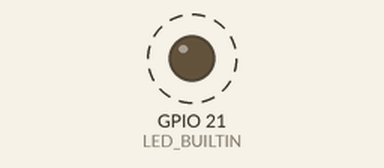
This sketch was run on a simulated Seeed XIAO ESP32-S3. On the bench: output pins drawn as LEDs (lit = HIGH). Dashed ring = blinking. The camera gives no picture; what the sketch prints to the serial monitor is not drawn.

Above: at 0.15 s.
Timing chart, 0 to 4.6 s (numbered marks = the images above):
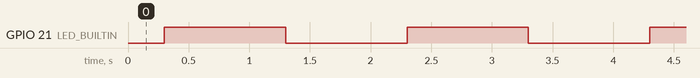

The sketch:

blinkLED_with_CameraWebHost_v4.ino
```cpp
#include "esp_camera.h"
#include <WiFi.h>
#include "esp_http_server.h"

// XIAO ESP32 S3 camera pins
#define PWDN_GPIO_NUM     -1
#define RESET_GPIO_NUM    -1
#define XCLK_GPIO_NUM     10
#define SIOD_GPIO_NUM     40
#define SIOC_GPIO_NUM     39
#define Y9_GPIO_NUM       48
#define Y8_GPIO_NUM       11
#define Y7_GPIO_NUM       12
#define Y6_GPIO_NUM       14
#define Y5_GPIO_NUM       16
#define Y4_GPIO_NUM       18
#define Y3_GPIO_NUM       17
#define Y2_GPIO_NUM       15
#define VSYNC_GPIO_NUM    38
#define HREF_GPIO_NUM     47
#define PCLK_GPIO_NUM     13

#define LED_BUILTIN 21


const char *ssid = "XIAO_Camera";
const char *password = "****";    //put your password here
httpd_handle_t camera_httpd = NULL;

static esp_err_t stream_handler(httpd_req_t *req) {
    camera_fb_t *fb = NULL;
    static const char *STREAM_CONTENT_TYPE = "multipart/x-mixed-replace;boundary=frame";
    static const char *STREAM_BOUNDARY = "--frame\r\n";
    static const char *STREAM_PART = "Content-Type: image/jpeg\r\n\r\n";

    httpd_resp_set_type(req, STREAM_CONTENT_TYPE);

    while (true) {
        fb = esp_camera_fb_get();
        if (!fb) {
            Serial.println("Camera error");
            continue;
        }
        httpd_resp_send_chunk(req, STREAM_BOUNDARY, strlen(STREAM_BOUNDARY));
        httpd_resp_send_chunk(req, STREAM_PART, strlen(STREAM_PART));
        httpd_resp_send_chunk(req, (const char *)fb->buf, fb->len);
        httpd_resp_send_chunk(req, "\r\n", 2);
        esp_camera_fb_return(fb);
    }
    return ESP_OK;
}

void startCameraServer() {
    httpd_config_t config = HTTPD_DEFAULT_CONFIG();
    httpd_uri_t uri_get = {
        .uri = "/stream",
        .method = HTTP_GET,
        .handler = stream_handler,
        .user_ctx = NULL};

    if (httpd_start(&camera_httpd, &config) == ESP_OK) {
        httpd_register_uri_handler(camera_httpd, &uri_get);
    }
}

void camera_task(void *pvParameters) {
    camera_config_t config;
    config.ledc_channel = LEDC_CHANNEL_0;
    config.ledc_timer = LEDC_TIMER_0;
    config.pin_d0 = Y2_GPIO_NUM;
    config.pin_d1 = Y3_GPIO_NUM;
    config.pin_d2 = Y4_GPIO_NUM;
    config.pin_d3 = Y5_GPIO_NUM;
    config.pin_d4 = Y6_GPIO_NUM;
    config.pin_d5 = Y7_GPIO_NUM;
    config.pin_d6 = Y8_GPIO_NUM;
    config.pin_d7 = Y9_GPIO_NUM;
    config.pin_xclk = XCLK_GPIO_NUM;
    config.pin_pclk = PCLK_GPIO_NUM;
    config.pin_vsync = VSYNC_GPIO_NUM;
    config.pin_href = HREF_GPIO_NUM;
    config.pin_sscb_sda = SIOD_GPIO_NUM;
    config.pin_sscb_scl = SIOC_GPIO_NUM;
    config.pin_pwdn = PWDN_GPIO_NUM;
    config.pin_reset = RESET_GPIO_NUM;

    /*Clock Frequency*/
    config.xclk_freq_hz = 20000000;  //20 MHz
    //config.xclk_freq_hz = 16000000;  //16 MHz

    /*Frame size*/
    //config.frame_size = FRAMESIZE_UXGA;  //15 fps, Image out size: 1632 x 1220 (UXGA)
    config.frame_size = FRAMESIZE_SVGA;    //30 fps, Image out size:  800 x 600 (SVGA)
    //config.frame_size = FRAMESIZE_CIF;     //60 fps, Image out size: 408 x 304 (CIF)

    /*Pixel format*/
    config.pixel_format = PIXFORMAT_JPEG;
    //config.pixel_format = PIXFORMAT_GRAYSCALE;
    //config.pixel_format = PIXFORMAT_YUV422;

    config.grab_mode = CAMERA_GRAB_WHEN_EMPTY;
    config.fb_location = CAMERA_FB_IN_PSRAM;
    config.jpeg_quality = 12;
    config.fb_count = 1;

    if (psramFound()) {
        config.jpeg_quality = 10;
        config.fb_count = 2;
        config.grab_mode = CAMERA_GRAB_LATEST;
    } else {
        config.frame_size = FRAMESIZE_SVGA;
        config.fb_location = CAMERA_FB_IN_DRAM;
    }

    if (esp_camera_init(&config) != ESP_OK) {
        Serial.println("Camera init failed!");
        vTaskDelete(NULL);
    }
    Serial.println("Camera init successful!");
    startCameraServer();
    vTaskDelete(NULL);
}

void wifi_task(void *pvParameters) {
    WiFi.softAP(ssid, password);
    Serial.println("WiFi created. Connect on:");
    Serial.println(WiFi.softAPIP());
    vTaskDelete(NULL);
}

void led_task(void *parameter) {
    // Setup start here
    pinMode(LED_BUILTIN, OUTPUT);
    // End of your setup

    // Loop function, run repeatedly
    for (;;) {
        int led = digitalRead(LED_BUILTIN);
        digitalWrite(LED_BUILTIN, !led);
        delay(1000);
    }
}

void setup() {
    Serial.begin(115200);

    xTaskCreatePinnedToCore(
        wifi_task,             // Task function
        "WiFi Task",           // Task name
        8192,                  // Stack size
        NULL,                  // Task input parameters
        1,                     // Task priority, be carefull when changing this
        NULL,                  // Task handle, add one if you want control over the task (resume or suspend the task)
        0                      // Core to run the task on
    );

    xTaskCreatePinnedToCore(
        camera_task,           // Task function
        "Camera Task",         // Task name
        8192,                  // Stack size
        NULL,                  // Task input parameters
        1,                     // Task priority, be carefull when changing this
        NULL,                  // Task handle, add one if you want control over the task (resume or suspend the task)
        1                      // Core to run the task on
    );

    xTaskCreatePinnedToCore(
        led_task,              // Task function
        "LED Task",            // Task name
        4096,                  // Stack size
        NULL,                  // Task input parameters
        1,                     // Task priority, be carefull when changing this
        NULL,                  // Task handle, add one if you want control over the task (resume or suspend the task)
        1                      // Core to run the task on
    );
}

void loop() {
    delay(10000);
}
```

Measured:
- by itself, GPIO 21 (LED_BUILTIN): alternates HIGH for 1.0 s and LOW for 1.0 s
